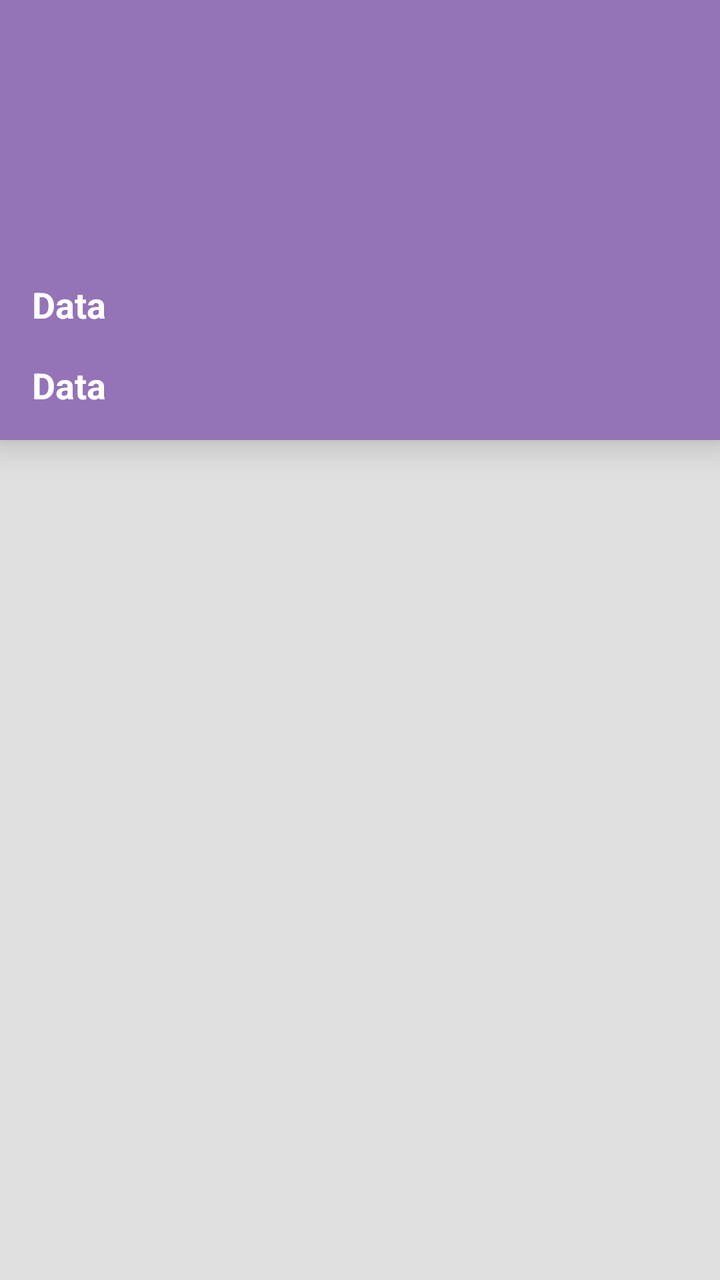
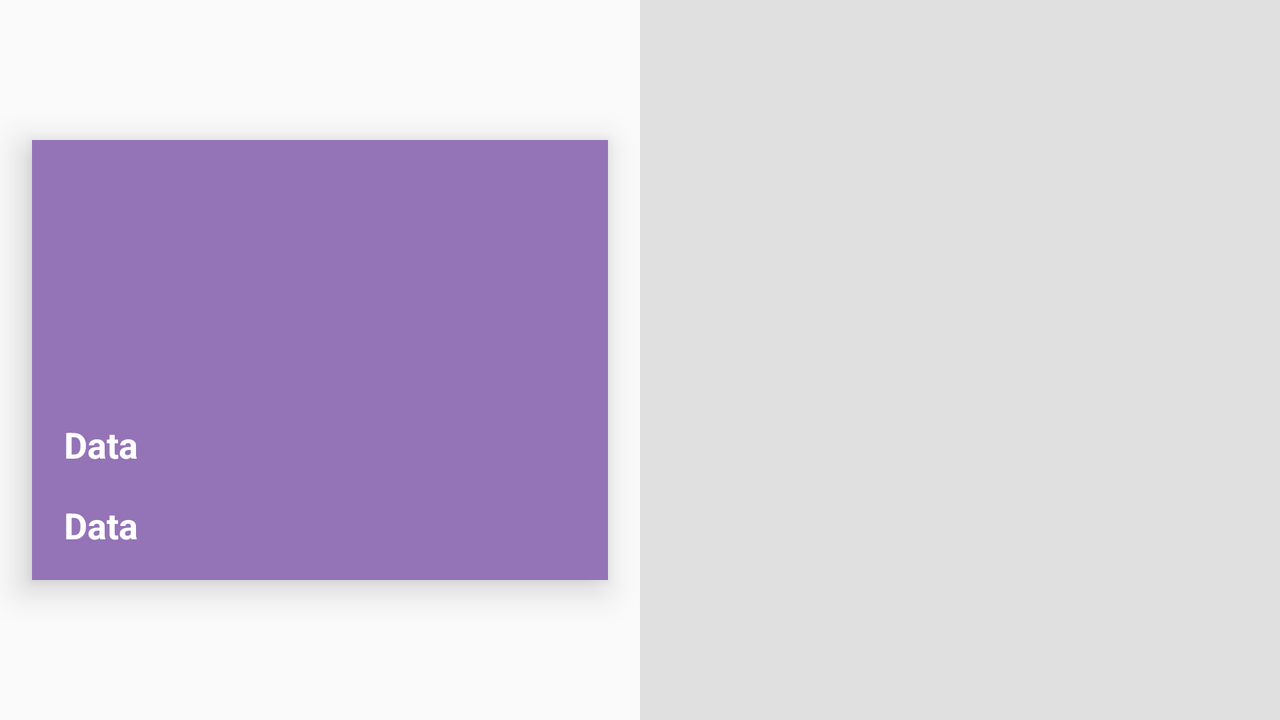

Two renders of one Android screen. The first uses the default layout on a phone; the second uses the alternative layout the repository ships for a different screen configuration, on a matching device. The two XML files are below.
<!-- AndroidManifest.xml: application theme AppTheme -->
<!-- res/layout/activity_user_profile_no_edit.xml -->
<?xml version="1.0" encoding="utf-8"?>
<RelativeLayout
    xmlns:android="http://schemas.android.com/apk/res/android"
    xmlns:app="http://schemas.android.com/apk/res-auto"
    android:orientation="vertical"
    android:layout_width="match_parent"
    android:layout_height="match_parent">
    <RelativeLayout
        android:id="@+id/top"
        android:layout_width="match_parent"
        android:layout_height="220dp"
        android:layout_alignParentTop="true"
        android:background="@color/top_bg"
        android:elevation="10dp">
        <ImageView
            android:id="@+id/topImg"
            android:layout_width="match_parent"
            android:layout_height="220dp"
            android:scaleType="fitXY"/>
       <TextView
           android:id="@+id/restnameTv"
           android:layout_width="match_parent"
           android:layout_height="wrap_content"
           android:layout_alignParentLeft="true"
           android:layout_marginTop="140dp"
           android:text="@string/data"
           android:textAlignment="textStart"
           android:textStyle="bold"
           android:textColor="@android:color/white"
           android:textSize="18sp"
           android:paddingLeft="16dp"
           android:paddingRight="16dp"/>
        <TextView
            android:id="@+id/phoneTv"
            android:layout_width="match_parent"
            android:layout_height="wrap_content"
            android:layout_alignParentLeft="true"
            android:layout_alignParentBottom="true"
            android:layout_below="@+id/restnameTv"
            android:text="@string/data"
            android:textAlignment="textStart"
            android:textStyle="bold"
            android:textColor="@android:color/white"
            android:textSize="18sp"
            android:padding="16dp"/>
    </RelativeLayout>
    <androidx.recyclerview.widget.RecyclerView
        android:id="@+id/userRecyclerView"
        android:layout_width="match_parent"
        android:layout_height="match_parent"
        android:layout_below="@+id/top"
        android:background="@color/card_bg"
        android:paddingLeft="16dp"
        android:paddingRight="16dp">
    </androidx.recyclerview.widget.RecyclerView>
    <RelativeLayout
        android:id="@+id/exceptionRl"
        android:layout_width="match_parent"
        android:layout_height="match_parent"
        android:layout_centerVertical="true"
        android:visibility="gone">
        <ImageView
            android:id="@+id/userdetailsImg"
            android:layout_width="100dp"
            android:layout_height="75dp"
            app:srcCompat="@drawable/user_details_icon"
            android:layout_centerInParent= "true"/>
        <TextView
            android:id="@+id/exceptionTv"
            android:layout_width="match_parent"
            android:layout_height="wrap_content"
            android:text="@string/userdetailsExp"
            android:layout_below="@+id/userdetailsImg"
            android:gravity="center"
            android:textSize="16sp"
            android:textStyle="bold"
            android:padding="8dp" />
        <TextView
            android:id="@+id/signUpTv"
            android:layout_width="match_parent"
            android:layout_height="wrap_content"
            android:text="@string/signup"
            android:layout_below="@+id/exceptionTv"
            android:gravity="center"
            android:textSize="20sp"
            android:textStyle="bold"
            android:textColor="@color/top_bg"
            android:padding="8dp" />
    </RelativeLayout>
</RelativeLayout>
<!-- resources referenced by this layout -->
<resources>
  <color name="card_bg">#E0E0E0</color>
  <color name="top_bg">#9473B6</color>
  <string name="data">Data</string>
  <string name="signup">Sign up</string>
  <string name="userdetailsExp">User details not available.\nPlease provide the details</string>
  <style name="AppTheme" parent="Theme.AppCompat.Light.DarkActionBar">
          
          <item name="colorPrimary">@color/top_bg</item>
          <item name="colorPrimaryDark">@color/colorPrimaryDark</item>
          <item name="colorAccent">@color/colorAccent</item>
      </style>
  <color name="colorPrimaryDark">#A85914A3</color>
  <color name="colorAccent">#D81B60</color>
</resources>
<!-- res/layout-land/activity_user_profile_no_edit.xml (the author's variant of the layout above) -->
<!-- drawn on the phone turned sideways -->
<?xml version="1.0" encoding="utf-8"?>
<RelativeLayout
    xmlns:android="http://schemas.android.com/apk/res/android"
    xmlns:app="http://schemas.android.com/apk/res-auto"
    android:orientation="vertical"
    android:layout_width="match_parent"
    android:layout_height="match_parent">
    <LinearLayout
        android:layout_width="match_parent"
        android:layout_height="match_parent"
        android:weightSum="1"
        android:orientation="horizontal">
    <RelativeLayout
        android:id="@+id/top"
        android:layout_width="match_parent"
        android:layout_height="220dp"
        android:layout_gravity="center_vertical"
        android:layout_weight="0.5"
        android:layout_alignParentLeft="true"
        android:background="@color/top_bg"
        android:layout_margin="16dp"
        android:elevation="10dp">
        <ImageView
            android:id="@+id/topImg"
            android:layout_width="match_parent"
            android:layout_height="220dp"
            android:scaleType="fitXY"/>
        <TextView
            android:id="@+id/restnameTv"
            android:layout_width="match_parent"
            android:layout_height="wrap_content"
            android:layout_alignParentLeft="true"
            android:layout_marginTop="140dp"
            android:text="@string/data"
            android:textAlignment="textStart"
            android:textStyle="bold"
            android:textColor="@android:color/white"
            android:textSize="18sp"
            android:paddingLeft="16dp"
            android:paddingRight="16dp"/>
        <TextView
            android:id="@+id/phoneTv"
            android:layout_width="match_parent"
            android:layout_height="wrap_content"
            android:layout_alignParentLeft="true"
            android:layout_alignParentBottom="true"
            android:layout_below="@+id/restnameTv"
            android:text="@string/data"
            android:textAlignment="textStart"
            android:textStyle="bold"
            android:textColor="@android:color/white"
            android:textSize="18sp"
            android:padding="16dp" />
    </RelativeLayout>
    <androidx.recyclerview.widget.RecyclerView
        android:id="@+id/userRecyclerView"
        android:layout_width="match_parent"
        android:layout_height="match_parent"
        android:layout_below="@+id/top"
        android:layout_weight="0.5"
        android:background="@color/card_bg"
        android:layout_alignParentRight="true"
        android:paddingLeft="16dp"
        android:paddingRight="16dp">
    </androidx.recyclerview.widget.RecyclerView>
    </LinearLayout>
    <RelativeLayout
        android:id="@+id/exceptionRl"
        android:layout_width="match_parent"
        android:layout_height="match_parent"
        android:layout_centerVertical="true"
        android:visibility="gone">
        <ImageView
            android:id="@+id/userdetailsImg"
            android:layout_width="100dp"
            android:layout_height="75dp"
            app:srcCompat="@drawable/user_details_icon"
            android:layout_centerInParent= "true"/>
        <TextView
            android:id="@+id/exceptionTv"
            android:layout_width="match_parent"
            android:layout_height="wrap_content"
            android:text="@string/userdetailsExp"
            android:layout_below="@+id/userdetailsImg"
            android:gravity="center"
            android:textSize="16sp"
            android:textStyle="bold"
            android:padding="8dp" />
        <TextView
            android:id="@+id/signUpTv"
            android:layout_width="match_parent"
            android:layout_height="wrap_content"
            android:text="@string/signup"
            android:layout_below="@+id/exceptionTv"
            android:gravity="center"
            android:textSize="20sp"
            android:textStyle="bold"
            android:textColor="@color/top_bg"
            android:padding="8dp" />
    </RelativeLayout>
</RelativeLayout>
